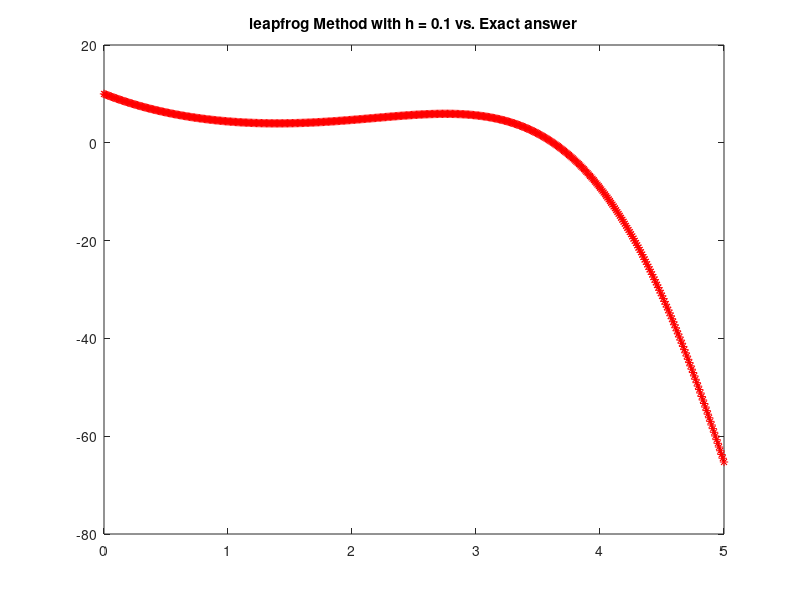
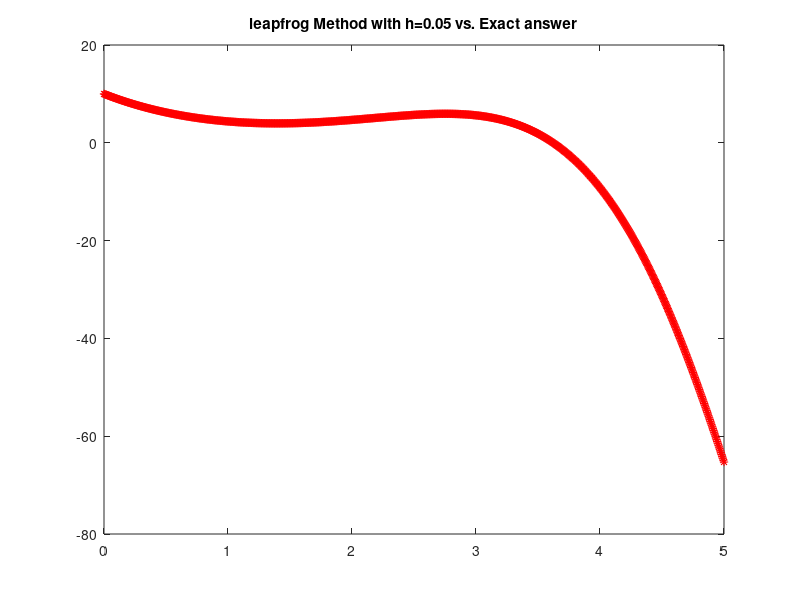
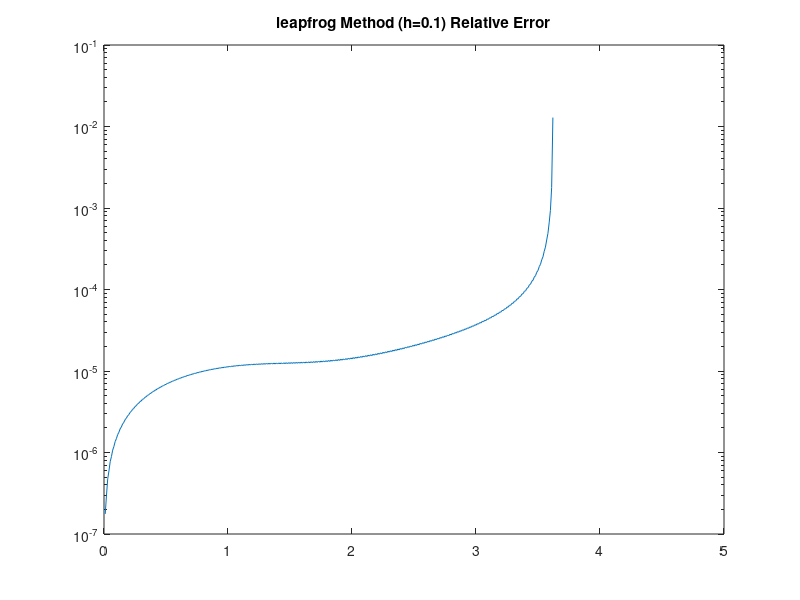
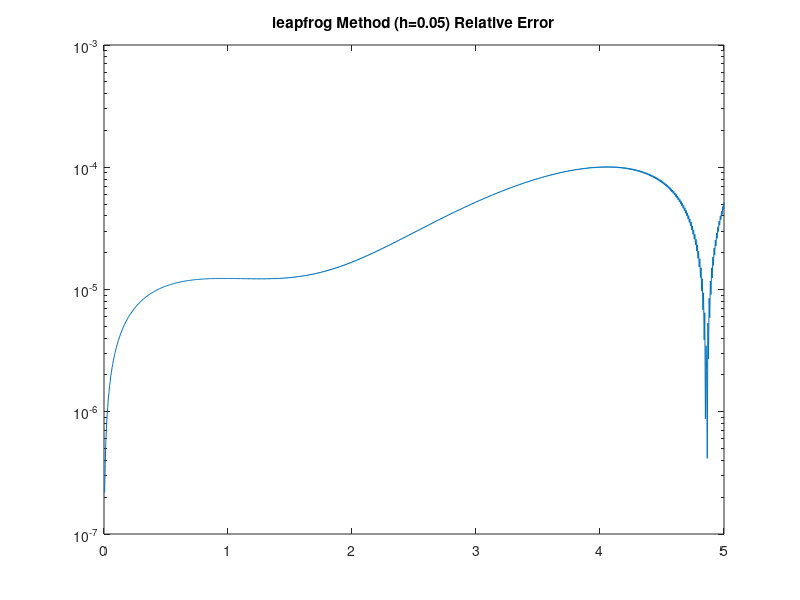

Here is the MATLAB script that generated these plots, in order:
            % Solving ODEs
            % Heun Method Empirical Order
          
            % Heun Method Empirical Order
clc
clear all
close all
format long

            % Defining the Problem and Exact Function
f = @(t,y) -y + exp(t) * sin(t);
y_exact = @(t) (51/5) * exp(-t) - 0.2 * exp(t) .* (cos(t) - 2*sin(t));

y0 = 10;
T = 5;

            % Defining conditions for two solutions with h1 and h2
h1 = 0.01;
h2 = 0.005;

N1 = T/h1;
N2 = T/h2;

un1 = zeros(round(N1+1),1);
tn1 = zeros(round(N1+1),1);

un2 = zeros(size(N2+1));
tn2 = zeros(size(N2+1));

un1(1,1) = y0;
un2(1,1) = y0;


for k=1 : N1
    tn1(k+1, 1) = tn1(k, 1) + h1;
    f1 = f(tn1(k,1), un1(k,1));
    f2 = f(tn1(k) + h1, un1(k,1) + h1 * f1);
    un1(k+1,1)=un1(k,1) + 0.5 * h1 * (f1 + f2);
end


for k=1 : N2
    tn2(k+1,1) = tn2(k, 1) + h2;
    f1 = f(tn2(k, 1), un2(k, 1));
    f2 = f(tn2(k) + h2, un2(k, 1) + h2 * f1);
    un2(k+1, 1) = un2(k,1) + 0.5 * h2 * (f1 + f2);
end


            % Plotting Heun Method Answers vs. Exact Answer
tmesh1 = [0 : h1 : T]';
tmesh2 = [0 : h2 : T]';

figure(1)
plot(tmesh1,y_exact(tmesh1), 'k', tn1,un1,'r*')
title("Heun Method with h = 0.1 vs. Exact answer")

figure(2)
plot(tmesh2, y_exact(tmesh2), tn2, un2, 'r*')
title("Heun Method with h=0.05 vs. Exact answer")


            % Absolute and Relatve Errors on the Interval

abs_err_Heun1 = abs( y_exact(tn1) - un1 );
abs_err_Heun2 = abs( y_exact(tn2) - un2 );


    %size of rel_err_Heun1 & 2 are square matrixes, not vectors

rel_err_Heun1 = abs_err_Heun1 ./ y_exact(tn1);
rel_err_Heun2 = abs_err_Heun2 ;

figure(3)
semilogy(tn1,rel_err_Heun1)
title("Heun Method (h=0.1) Relative Error")
figure(4)
semilogy(tn2,rel_err_Heun2)
title("Heun Method (h=0.05) Relative Error")



            % Absolute and Relative Errors at Final Time

abs_error_endpoint_Heun1 = abs( y_exact(tn1(end)) - un1(end) );
abs_error_endpoint_Heun2 = abs( y_exact(tn2(end)) - un2(end) );


rel_error_endpoint_Heun1 = abs( y_exact(tn1(end)) - un1(end)) ./ abs( y_exact( tn1(end) ) );
rel_error_endpoint_Heun2 = abs( y_exact(tn2(end)) - un2(end)) ./ abs( y_exact( tn2(end) ) );


            % Absolute and Relative Maximum Norm on the Interval

abs_err_Norminf_Heun1 = norm( abs_err_Heun1, inf );
abs_err_Norminf_Heun2 = norm( abs_err_Heun2, inf );


rel_err_Norminf_Heun1 = norm( abs_err_Heun1, inf ) / norm( y_exact(tn1),inf )
rel_err_Norminf_Heun2 = norm( abs_err_Heun2, inf ) / norm( y_exact(tn2),inf )


            % Heun Method Empirical Order Calculation 
p_emp_Heun = -log2(rel_err_Norminf_Heun2/rel_err_Norminf_Heun1)


%%
            
            % MEuler Method Empirical Order
% clc
clear all
close all
format long

            % Defining the Problem and Exact Function
f = @(t,y) -y + exp(t) * sin(t);
y_exact = @(t) (51/5) * exp(-t) - 0.2 * exp(t) .* (cos(t) - 2*sin(t));

y0 = 10;
T = 5;

            % Defining conditions for two solutions with h1 and h2
h1 = 0.01;
h2 = 0.005;

N1 = T/h1;
N2 = T/h2;

un1 = zeros(round(N1+1),1);
tn1 = zeros(round(N1+1),1);

un2 = zeros(size(N2+1));
tn2 = zeros(size(N2+1));

un1(1,1) = y0;
un2(1,1) = y0;


for k=1:N1
    tn1(k+1,1)=tn1(k,1)+h1;
    f1=f(tn1(k,1),un1(k,1));
    f2=f( tn1(k) + h1/2, un1(k,1) + 0.5 * h1 * f1);
    un1(k+1,1)=un1(k,1) + h1 * f2;
end


for k=1:N2
    tn2(k+1,1)=tn2(k,1)+h2;
    f1=f( tn2(k,1), un2(k,1));
    f2=f( tn2(k) + h2/2, un2(k,1) + 0.5 * h2 * f1);
    un2(k+1,1)=un2(k,1) + h2 * f2;
end


            % Plotting MEuler Method Answers vs. Exact Answer
tmesh1 = [0 : h1 : T]';
tmesh2 = [0 : h2 : T]';

figure(1)
plot(tmesh1,y_exact(tmesh1), 'k', tn1,un1,'r*')
title("MEuler Method with h = 0.1 vs. Exact answer")

figure(2)
plot(tmesh2, y_exact(tmesh2), tn2, un2, 'r*')
title("MEuler Method with h=0.05 vs. Exact answer")


            % Absolute and Relatve Errors on the Interval

abs_err_MEuler1 = abs( y_exact(tn1) - un1 );
abs_err_MEuler2 = abs( y_exact(tn2) - un2 );


    %size of rel_err_MEuler1 & 2 are square matrixes, not vectors

rel_err_MEuler1 = abs_err_MEuler1 ./ y_exact(tn1);
rel_err_MEuler2 = abs_err_MEuler2 ;

figure(3)
semilogy(tn1,rel_err_MEuler1)
title("MEuler Method (h=0.1) Relative Error")
figure(4)
semilogy(tn2,rel_err_MEuler2)
title("MEuler Method (h=0.05) Relative Error")



            % Absolute and Relative Errors at Final Time

abs_error_endpoint_MEuler1 = abs( y_exact(tn1(end)) - un1(end) );
abs_error_endpoint_MEuler2 = abs( y_exact(tn2(end)) - un2(end) );


rel_error_endpoint_MEuler1 = abs( y_exact(tn1(end)) - un1(end)) ./ abs( y_exact( tn1(end) ) );
rel_error_endpoint_MEuler2 = abs( y_exact(tn2(end)) - un2(end)) ./ abs( y_exact( tn2(end) ) );


            % Absolute and Relative Maximum Norm on the Interval

abs_err_Norminf_MEuler1 = norm( abs_err_MEuler1, inf );
abs_err_Norminf_MEuler2 = norm( abs_err_MEuler2, inf );


rel_err_Norminf_MEuler1 = norm( abs_err_MEuler1, inf ) / norm( y_exact(tn1),inf )
rel_err_Norminf_MEuler2 = norm( abs_err_MEuler2, inf ) / norm( y_exact(tn2),inf )


            % MEuler Method Empirical Order Calculation 
p_emp_MEuler = -log2(rel_err_Norminf_MEuler2/rel_err_Norminf_MEuler1)


%%
            
            % leapfrog Method Empirical Order
% clc
clear all
close all
format long

            % Defining the Problem and Exact Function
f = @(t,y) -y + exp(t) * sin(t);
y_exact = @(t) (51/5) * exp(-t) - 0.2 * exp(t) .* (cos(t) - 2*sin(t));

y0 = 10;
T = 5;

            % Defining conditions for two solutions with h1 and h2
h1 = 0.01;
h2 = 0.005;

N1 = T/h1;
N2 = T/h2;

un1 = zeros(round(N1+1),1);
tn1 = zeros(round(N1+1),1);

un2 = zeros(size(N2+1));
tn2 = zeros(size(N2+1));

un1(1,1) = y0;
un2(1,1) = y0;

tn1(2,1) = h1;
tn2(2,1) = h2;

f1 = f(tn1(1,1), un1(1,1));
f2 = f(tn1(1,1) + h1/2, un1(1,1) + 0.5 * h1 * f1);
un1(2,1) = un1(1, 1) + h1 * f2;


f1 = f(tn2(1,1), un2(1,1));
f2 = f(tn2(1,1) + h2/2, un2(1,1) + 0.5 * h2 * f1);
un2(2,1) = un2(1, 1) + h2 * f2;


for k = 2 : N1
    tn1(k+1, 1) = tn1(k, 1) + h1;
    un1(k+1, 1) = un1(k-1, 1) + 2 * h1 * f(tn1(k,1),un1(k,1));
end


for j = 2 : N2
    tn2(j+1, 1) = tn2(j, 1) + h2;
    un2(j+1, 1) = un2(j-1, 1) + 2 * h2 * f(tn2(j,1),un2(j,1));
end


            % Plotting leapfrog Method Answers vs. Exact Answer
tmesh1 = [0 : h1 : T]';
tmesh2 = [0 : h2 : T]';

figure(1)
plot(tmesh1,y_exact(tmesh1), 'k', tn1,un1,'r*')
title("leapfrog Method with h = 0.1 vs. Exact answer")

figure(2)
plot(tmesh2, y_exact(tmesh2), tn2, un2, 'r*')
title("leapfrog Method with h=0.05 vs. Exact answer")


            % Absolute and Relatve Errors on the Interval

abs_err_leapfrog1 = abs( y_exact(tn1) - un1 );
abs_err_leapfrog2 = abs( y_exact(tn2) - un2 );


    %size of rel_err_leapfrog1 & 2 are square matrixes, not vectors

rel_err_leapfrog1 = abs_err_leapfrog1 ./ y_exact(tn1);
rel_err_leapfrog2 = abs_err_leapfrog2 ;

figure(3)
semilogy(tn1,rel_err_leapfrog1)
title("leapfrog Method (h=0.1) Relative Error")
figure(4)
semilogy(tn2,rel_err_leapfrog2)
title("leapfrog Method (h=0.05) Relative Error")


            % Absolute and Relative Errors at Final Time

abs_error_endpoint_leapfrog1 = abs( y_exact(tn1(end)) - un1(end) );
abs_error_endpoint_leapfrog2 = abs( y_exact(tn2(end)) - un2(end) );


rel_error_endpoint_leapfrog1 = abs( y_exact(tn1(end)) - un1(end)) ./ abs( y_exact( tn1(end) ) );
rel_error_endpoint_leapfrog2 = abs( y_exact(tn2(end)) - un2(end)) ./ abs( y_exact( tn2(end) ) );


            % Absolute and Relative Maximum Norm on the Interval

abs_err_Norminf_leapfrog1 = norm( abs_err_leapfrog1, inf );
abs_err_Norminf_leapfrog2 = norm( abs_err_leapfrog2, inf );


rel_err_Norminf_leapfrog1 = norm( abs_err_leapfrog1, inf ) / norm( y_exact(tn1),inf )
rel_err_Norminf_leapfrog2 = norm( abs_err_leapfrog2, inf ) / norm( y_exact(tn2),inf )


            % leapfrog Method Empirical Order Calculation 
p_emp_leapfrog = -log2(rel_err_Norminf_leapfrog2/rel_err_Norminf_leapfrog1)



            % Given comparing the answers of this code, Leapfrog method is
            % the most accurate one among these three methods, then
            % Modified Euler was more accurate than Heun method, and Heun
            % method was the least accurate method here.
            %
            % Comparing the accuracy:
            % LeapFrog > Modified Euler > Heun Method
